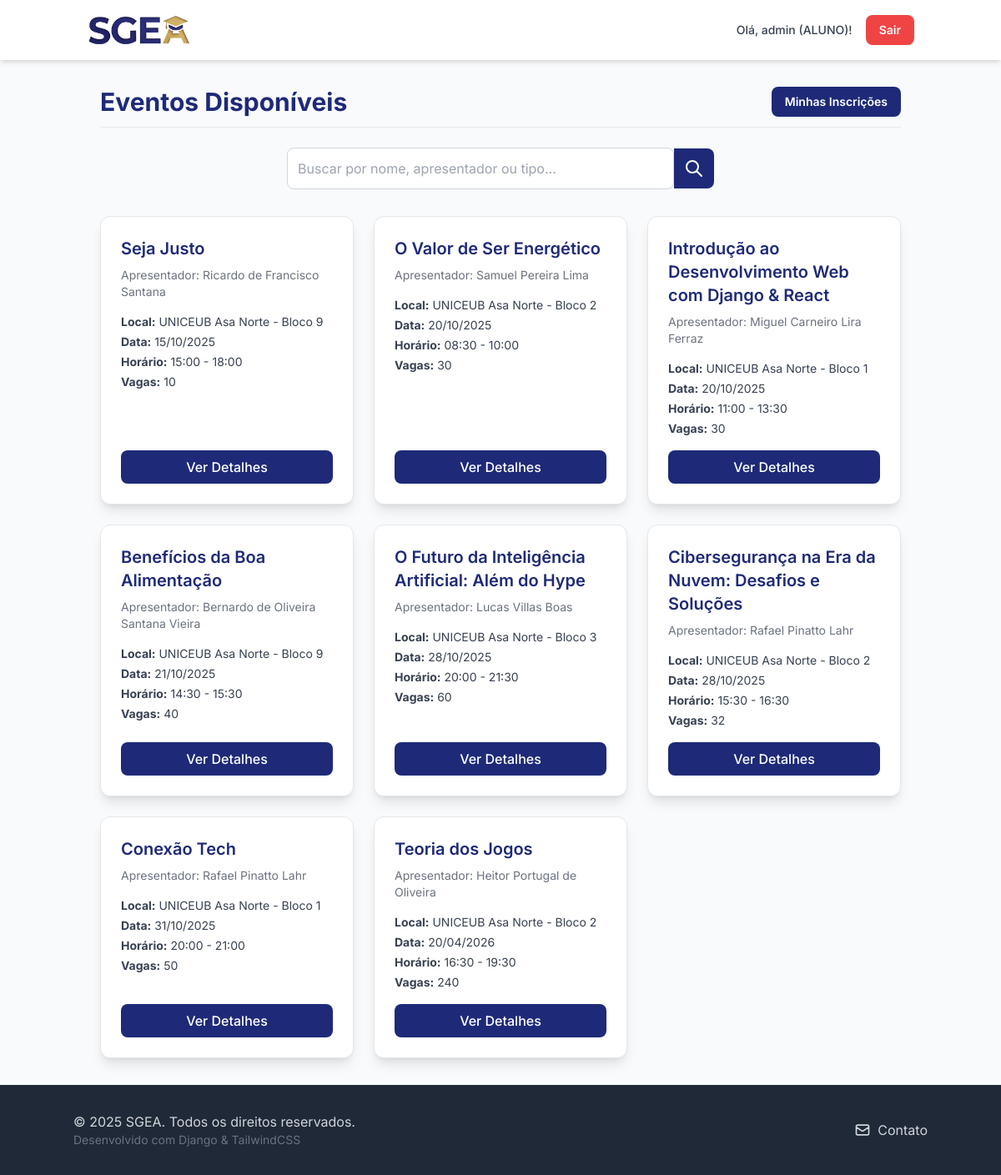
Page /eventos/ (signed in) on the committed database.
### users/models.py (models this page shows, shortened)
class Usuario(AbstractUser):
    telefone = models.CharField(max_length=15, verbose_name='Telefone', blank=True, null=True)
    instituicao_ensino = models.CharField(
        max_length=100,
        verbose_name='Instituição de Ensino',
        blank=True,
        null=True
    )
    PERFIL_CHOICES = (
        ('ALUNO', 'Aluno'),
        ('PROFESSOR', 'Professor'),
        ('ORGANIZADOR', 'Organizador'),
    )
    perfil = models.CharField(
        max_length=15,
        choices=PERFIL_CHOICES,
        default='ALUNO',
        verbose_name='Perfil'
    )
    data_registro = models.DateTimeField(auto_now_add=True)
    class Meta:
        verbose_name = 'Usuário'
        verbose_name_plural = 'Usuários'

### events/models.py (models this page shows, shortened)
class Evento(models.Model):
    TIPO_CHOICES = (
        ('SEMINARIO', 'Seminário'),
        ('PALESTRA', 'Palestra'),
        ('MINICURSO', 'Minicurso'),
        ('SEMANA', 'Semana Acadêmica'),
    )
    nome_evento = models.CharField(max_length=255)
    apresentador = models.CharField(max_length=255)
    tipo_evento = models.CharField(max_length=50, choices=TIPO_CHOICES)
    data = models.DateField()
    horario_inicio = models.TimeField()
    horario_fim = models.TimeField()
    local = models.CharField(max_length=255)
    qtd_participantes = models.IntegerField(default=0)
    organizador_responsavel = models.ForeignKey(
        Usuario,
        on_delete=models.CASCADE,
        limit_choices_to={'perfil': 'ORGANIZADOR'}
    )

### events/views.py (the view)
# urls.py: path('', views.EventListView.as_view(), name='event_list'),
class EventListView(ListView):
    model = Evento
    template_name = 'events/event_list.html'
    context_object_name = 'object_list'
    def get_queryset(self):
        queryset = Evento.objects.all().order_by('data')
        query = self.request.GET.get('q')
        if query:
            queryset = queryset.filter(Q(nome_evento__icontains=query) | Q(apresentador__icontains=query) | Q(tipo_evento__icontains=query)).distinct()
        return queryset

### events/templates/events/event_list.html (shortened to what this page needs)
{% load static %}
<!DOCTYPE html>
<html lang="pt-br">
<head>
    <script src="https://cdn.tailwindcss.com"></script>
    <link rel="stylesheet" href="{% static 'css/base.css' %}">
</head>
<body>
    {% include 'inicio/partials/header.html' %}
    <main class="container mx-auto p-4 sm:p-6 md:p-8">
        <div class="flex justify-between items-center mb-6 border-b pb-3">
            <h2 class="text-3xl font-bold" style="color: var(--sgea-blue);">Eventos Disponíveis</h2>
            {% if user.is_authenticated %}
                {% if user.perfil == 'ORGANIZADOR' %}
                    <div class="flex space-x-2">
                        <a href="{% url 'events:my_inscriptions' %}" class="px-4 py-2 text-gray-700 border border-gray-300 rounded-lg text-sm font-semibold hover:bg-gray-100 transition duration-150">Minhas Inscrições</a>
                        <a href="{% url 'events:my_event_list' %}" class="px-4 py-2 text-gray-700 border border-gray-300 rounded-lg text-sm font-semibold hover:bg-gray-100 transition duration-150">Meus Eventos</a>
                        <a href="{% url 'events:event_create' %}" class="px-4 py-2 text-white rounded-lg text-sm font-semibold transition duration-150" style="background-color: var(--sgea-blue);" onmouseover="this.style.backgroundColor='#1a256a'" onmouseout="this.style.backgroundColor='var(--sgea-blue)'">Criar Evento</a>
                    </div>
                {% elif user.perfil == 'ALUNO' or user.perfil == 'PROFESSOR' %}
                    <a href="{% url 'events:my_inscriptions' %}" class="px-4 py-2 text-white rounded-lg text-sm font-semibold transition duration-150" style="background-color: var(--sgea-blue);" onmouseover="this.style.backgroundColor='#1a256a'" onmouseout="this.style.backgroundColor='var(--sgea-blue)'">Minhas Inscrições</a>
                {% endif %}
            {% endif %}
        </div>
        <div class="mb-8">
            <form method="get" action="" class="flex items-center w-full max-w-lg mx-auto">
                <input type="text" name="q" value="{{ request.GET.q }}" placeholder="Buscar por nome, apresentador ou tipo...">
                <button type="submit" class="p-3 text-white rounded-r-lg" style="background-color: var(--sgea-blue);" onmouseover="this.style.backgroundColor='#1a256a'" onmouseout="this.style.backgroundColor='var(--sgea-blue)'">
                    <svg class="w-6 h-6" fill="none" stroke="currentColor" viewBox="0 0 24 24" xmlns="http://www.w3.org/2000/svg"><path stroke-linecap="round" stroke-linejoin="round" stroke-width="2" d="M21 21l-6-6m2-5a7 7 0 11-14 0 7 7 0 0114 0z"></path></svg>
                </button>
            </form>
        </div>
        {% if object_list %}
            <div class="grid grid-cols-1 md:grid-cols-2 lg:grid-cols-3 gap-6">
                {% for evento in object_list %}
                    <div class="bg-white p-6 rounded-xl shadow-lg hover:shadow-xl transition duration-300 border border-gray-200 flex flex-col">
                        <h3 class="text-xl font-semibold mb-2" style="color: var(--sgea-blue);">{{ evento.nome_evento }}</h3>
                        <p class="text-gray-500 text-sm mb-4">Apresentador: {{ evento.apresentador }}</p>
                        <div class="space-y-1 text-sm text-gray-700 flex-grow">
                            <p><strong>Local:</strong> {{ evento.local }}</p>
                            <p><strong>Data:</strong> {{ evento.data|date:"d/m/Y" }}</p>
                            <p><strong>Horário:</strong> {{ evento.horario_inicio|time:"H:i" }} - {{ evento.horario_fim|time:"H:i" }}</p>
                            <p><strong>Vagas:</strong> {{ evento.qtd_participantes }}</p>
                        </div>
                        <div class="mt-4">
                            <a href="{% url 'events:event_detail' pk=evento.pk %}" class="w-full inline-block text-center text-white font-medium py-2 rounded-lg transition duration-200" style="background-color: var(--sgea-blue);" onmouseover="this.style.backgroundColor='#1a256a'" onmouseout="this.style.backgroundColor='var(--sgea-blue)'">Ver Detalhes</a>
                        </div>
                    </div>
                {% endfor %}
            </div>
        {% endif %}
    </main>
    {% include 'inicio/partials/footer.html' %}
</body>
</html>

### inicio/templates/inicio/partials/header.html (shortened to what this page needs)
{% load static %}
<nav class="bg-white shadow-md sticky top-0 z-10">
    <div class="container mx-auto flex justify-between items-center p-4 flex-wrap">
        <a href="{% url 'inicio:home' %}">
            <img src="{% static 'images/logocortada.png' %}" alt="SGEA Logo" class="h-10 w-auto">
        </a>
        <div id="menu" class="hidden md:flex md:items-center md:space-x-4 w-full md:w-auto mt-4 md:mt-0">
            {% if user.is_authenticated %}
                <span class="block md:inline-block text-gray-700 text-sm font-medium py-2">Olá, {{ user.username }} ({{ user.perfil }})!</span>
                <form class="inline-block w-full md:w-auto mt-2 md:mt-0" method="post" action="{% url 'logout' %}">
                    <button type="submit" class="w-full text-center bg-red-500 hover:bg-red-600 text-white px-4 py-2 rounded-lg text-sm font-semibold transition duration-200">Sair</button>
                </form>
            {% endif %}
        </div>
    </div>
</nav>

### sgea_core/static/css/base.css (style rules this page uses)
:root { --sgea-blue: #1E2A78; --sgea-gold: #E4B74C; --sgea-light-gray: #f8fafc; }
html { height: 100%; }
body { display: flex; flex-direction: column; min-height: 100%; font-family: 'Inter', sans-serif; margin: 0; padding: 0; box-sizing: border-box; -webkit-font-smoothing: antialiased; background-color: var(--sgea-light-gray); }
main { flex-grow: 1; }
h1, h2, h3, .text-primary { color: var(--sgea-blue); }
a { color: var(--sgea-blue); transition: color 0.2s; }
input[type="text"], input[type="password"], input[type="email"], input[type="number"], input[type="date"], input[type="time"], select { width: 100%; padding: 0.75rem; border: 1px solid #d1d5db; border-radius: 0.5rem; outline: none; transition: box-shadow 0.2s; }

### rows in the picture
Usuario: username "admin", perfil "ALUNO"
Evento: nome_evento "Seja Justo", apresentador "Ricardo de Francisco Santana", local "UNICEUB Asa Norte - Bloco 9", data "15/10/2025", horario_inicio "15:00", horario_fim "18:00", qtd_participantes "10"
Evento: nome_evento "O Valor de Ser Energético", apresentador "Samuel Pereira Lima", local "UNICEUB Asa Norte - Bloco 2", data "20/10/2025", horario_inicio "08:30", horario_fim "10:00", qtd_participantes "30"
Evento: nome_evento "Introdução ao Desenvolvimento Web com Django & React", apresentador "Miguel Carneiro Lira Ferraz", local "UNICEUB Asa Norte - Bloco 1", data "20/10/2025", horario_inicio "11:00", horario_fim "13:30", qtd_participantes "30"
Evento: nome_evento "Benefícios da Boa Alimentação", apresentador "Bernardo de Oliveira Santana Vieira", local "UNICEUB Asa Norte - Bloco 9", data "21/10/2025", horario_inicio "14:30", horario_fim "15:30", qtd_participantes "40"
Evento: nome_evento "O Futuro da Inteligência Artificial: Além do Hype", apresentador "Lucas Villas Boas", local "UNICEUB Asa Norte - Bloco 3", data "28/10/2025", horario_inicio "20:00", horario_fim "21:30", qtd_participantes "60"
Evento: nome_evento "Cibersegurança na Era da Nuvem: Desafios e Soluções", apresentador "Rafael Pinatto Lahr", local "UNICEUB Asa Norte - Bloco 2", data "28/10/2025", horario_inicio "15:30", horario_fim "16:30", qtd_participantes "32"
Evento: nome_evento "Conexão Tech", apresentador "Rafael Pinatto Lahr", local "UNICEUB Asa Norte - Bloco 1", data "31/10/2025", horario_inicio "20:00", horario_fim "21:00", qtd_participantes "50"
Evento: nome_evento "Teoria dos Jogos", apresentador "Heitor Portugal de Oliveira", local "UNICEUB Asa Norte - Bloco 2", data "20/04/2026", horario_inicio "16:30", horario_fim "19:30", qtd_participantes "240"
